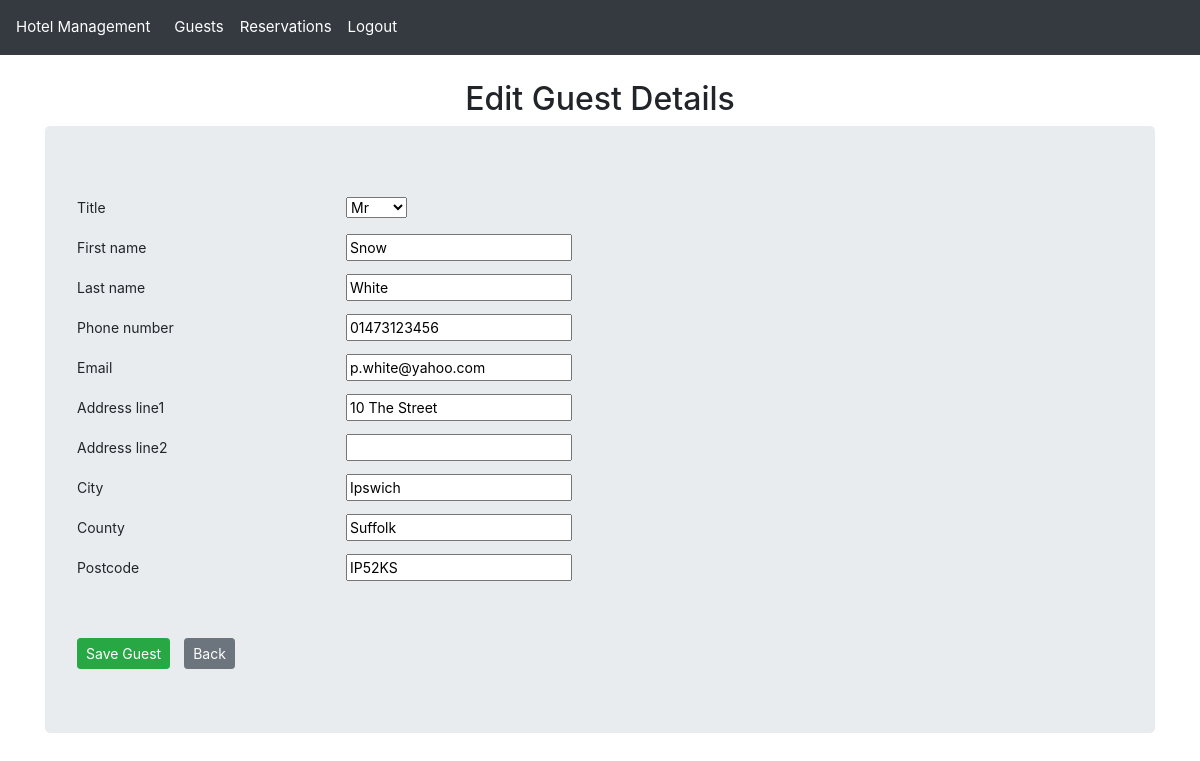
The page /guest/1/update/ (signed in) on the database its author committed.
### hotel_app/models.py (models this page shows, shortened)
class Guest(models.Model):
    guest_id = models.AutoField(primary_key=True)  # Unique identifier for each guest
    title = models.CharField(
        max_length=10,
        validators=[validate_title]
    )  # Guest's title (Mr., Mrs., Ms., etc.)
    first_name = models.CharField(
        max_length=50,
        validators=[
            RegexValidator(
                r'^[A-Za-z\-\' ]+$',
                message="First name can only contain letters, hyphens, apostrophes and spaces"
            )
        ]
    )  # Guest's first name
    last_name = models.CharField(
        max_length=50,
        validators=[
            RegexValidator(
                r'^[A-Za-z\-\' ]+$',
                message="Last name can only contain letters, hyphens, apostrophes and spaces"
            )
        ]
    )  # Guest's last name
    phone_number = models.CharField(
        max_length=11,
        validators=[
            RegexValidator(
                r'^(07\d{9}|0\d{10})$',
                message="Phone number must be a valid UK number with only digits (e.g., '07123456789' or '02012345678')"
            )
        ]
    )  # Contact phone number
    email = models.EmailField(
        max_length=320,
        validators=[
            RegexValidator(
                r'^[a-zA-Z0-9._%+-]+@[a-zA-Z0-9.-]+\.[a-zA-Z]{2,}$',
                message="Please enter a valid email address"
            )
        ]
    )  # Contact email address
    address_line1 = models.CharField(
        max_length=80,
        validators=[
            RegexValidator(
                r'^[A-Za-z0-9\-\',\. ]+$',
                message="Address can only contain letters, numbers, hyphens, apostrophes, commas, periods and spaces"
            )
        ]
    )  # Primary address line
    address_line2 = models.CharField(
        max_length=80,
        blank=True,
        null=True,
        validators=[
            RegexValidator(
                r'^[A-Za-z0-9\-\',\. ]+$',
                message="Address can only contain letters, numbers, hyphens, apostrophes, commas, periods and spaces"
            )
        ]
    )  # Secondary address line (optional)
    city = models.CharField(
        max_length=80,
        validators=[
            RegexValidator(
                r'^[A-Za-z\-\' ]+$',
                message="City can only contain letters, hyphens, apostrophes and spaces"
            )
        ]
    )  # City of residence
    county = models.CharField(
        max_length=80,
        validators=[
            RegexValidator(
                r'^[A-Za-z\-\' ]+$',
                message="County can only contain letters, hyphens, apostrophes and spaces"
            )
        ]
    )  # County/state/region
    postcode = models.CharField(
        max_length=8,
        validators=[
            RegexValidator(
                r'^([A-Za-z][A-Ha-hJ-Yj-y]?\d[A-Za-z\d]? ?\d[A-Za-z]{2}|GIR ?0A{2})$',
                message="Please enter a valid UK postcode (e.g., 'SW1A 1AA', 'M1 1AA' or 'B338TH')"
            )
        ]
    )  # Postal/ZIP code
    @property
    def display_name(self):
        display_name = f"{self.title} {self.first_name[0]}. {self.last_name}"
        logger.info(f"Guest display_name property called: {display_name}")
        return display_name

### hotel_app/views.py (the view)
# urls.py: path('guest/<int:guest_id>/update/', views.guest_update_view, name="guest_update"),
@login_required
def guest_update_view(request, guest_id):
    logger.info(f"Guest update initiated for guest_id: {guest_id} by user: {request.user.username}")
    try:
        guest = Guest.objects.get(guest_id=guest_id)
        logger.info(f"Found guest to update: {guest.display_name}")
        if request.method == "POST":
            form = GuestForm(request.POST, instance=guest)
            if form.is_valid():
                updated_guest = form.save()
                logger.info(f"Successfully updated guest - ID: {updated_guest.guest_id}, Name: {updated_guest.display_name}")
                return redirect('guest_list')
            else:
                logger.warning(f"Guest update form validation failed for guest_id: {guest_id}")
                logger.info(f"Form errors: {form.errors}")
        else:
            form = GuestForm(instance=guest)
            logger.info(f"Displaying edit form for guest: {guest.display_name}")
        return render(request, 'guest_form.html', {
            'form': form,
            'title': 'Edit Guest Details'
        })
    except Guest.DoesNotExist:
        logger.error(f"Attempted to update non-existent guest with ID: {guest_id}")
        raise

### hotel_app/templatetags/custom_filters.py (called while the page is built)
@register.filter(name='is_in_group')
def is_in_group(user, group_name):
    return user.groups.filter(name=group_name).exists()

### hotel_app/templates/guest_form.html (shortened to what this page needs)
{% extends "base.html" %}
{% block content %}
<h2 class="text-center">{{ title }}</h2>
<form method="POST" class="jumbotron">
    {% for field in form  %}
        <div class="form-group row {% if field.errors %}has-error{% endif %}">
            <label for="{{ field.id_for_label }}" class="col-md-3 col-form-label text-left">{{ field.label }}</label>
            <div class="col-md-9">
                {{ field }}
            </div>
        </div>
    {% endfor %}
    <div class="button-group">
        <button class="btn btn-success btn-sm mt-5" type="submit">Save Guest</button>
        <button type="button" class="btn btn-secondary btn-sm mt-5" onclick="history.back()">Back</button>
    </div>
</form>
{% endblock %}

### static/css/styles.css (style rules this page uses)
body { padding-top: 56px; font-size: 14px; }
.form-group { display: flex; align-items: center; margin-bottom: 5px; }
.button-group a, button { margin-right: 10px; }

### hotel_app/templates/stylesheet_include.html (style rules this page uses)
body { padding-top: 56px; font-size: 14px; }
.form-group { display: flex; align-items: center; margin-bottom: 5px; }
.button-group a, button { margin-right: 10px; }

### rows shown on the page
Guest: form "Mr" "Snow" "White" "01473123456" "p.white@yahoo.com" "10 The Street" "Ipswich" "Suffolk" "IP52KS"

### other values the page prints
{{ title }} "Edit Guest Details"
{{ field.label }} "Title" "First name" "Last name" "Phone number" "Email" "Address line1" "Address line2" "City" "County" "Postcode"
